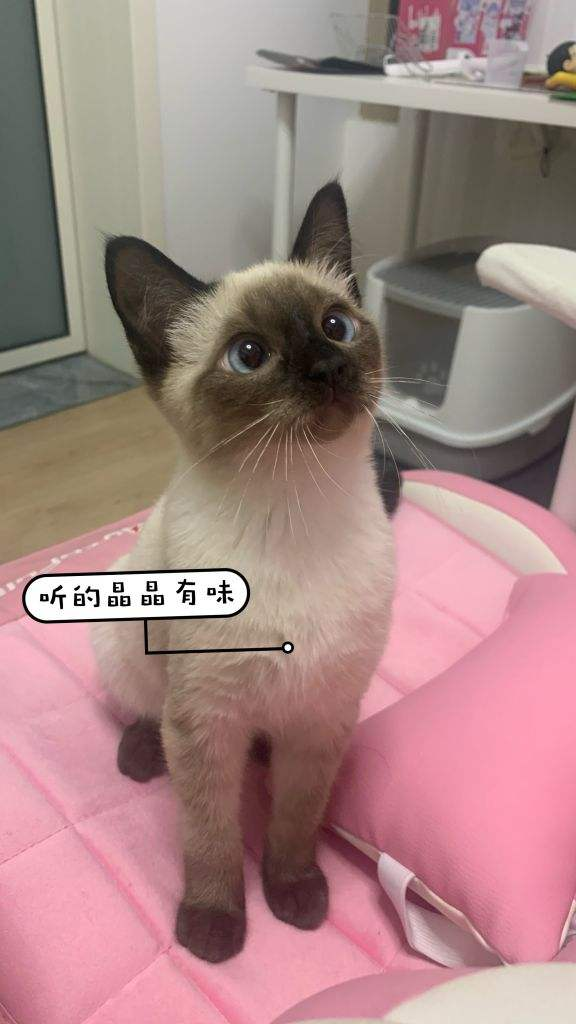
#> input picture cat.jpeg, 576 x 1024 px, found by its file name
$ python '深浅拷贝.py'
#> lines starting #> are read from the running program, lines starting #| are printed output that depends on the picture; after the words box and inside, x2 and y2 are one past the last pixel; in counts of white or black regions, pixels touching at a corner belong together
# @Time: 2022/12/22 13:43
# @File: 深浅拷贝.py
'''
浅拷贝，修改后源文件也会被修改
'''
import cv2
import numpy as np
img = cv2.imread(r'D:\xzc\python\opencv\cat.jpeg')
#> img is the input picture: shape (1024, 576, 3); mean B, G, R 131.9, 133.2, 164.9
img1 = img.view()
img2 = img.copy()
print(img[10,10])
#| [104 109 100]
img[10:100,10:100] = [0,0,255]
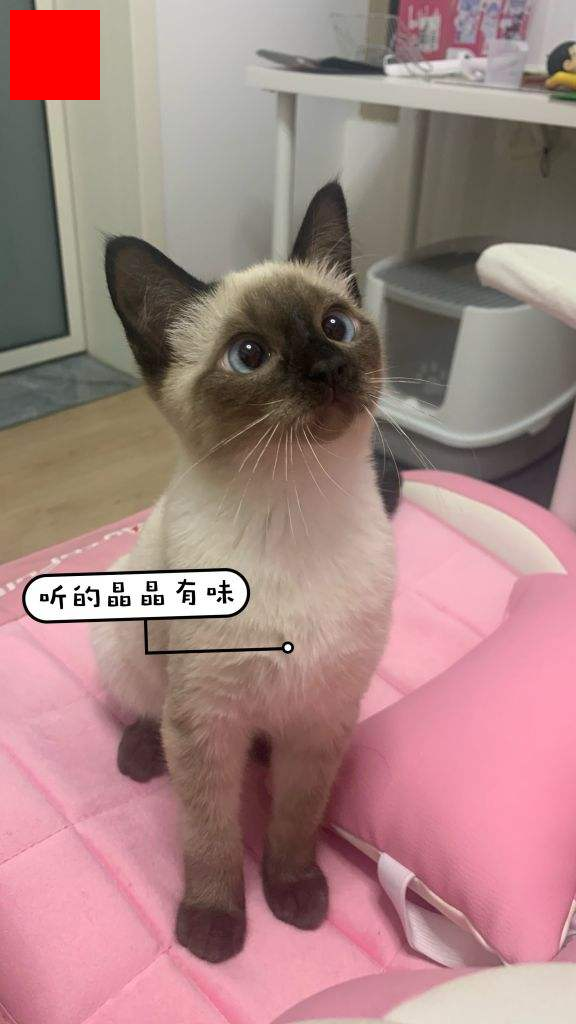
#> img: shape (1024, 576, 3); 1.37% of pixels changed, all inside (x1, y1, x2, y2) = (10, 10, 100, 100)

print(img.shape)
#| (1024, 576, 3)
print(img.size)
#| 1769472
print(img.dtype)
#| uint8

cv2.imshow('show', np.hstack((img,img1,img2)))
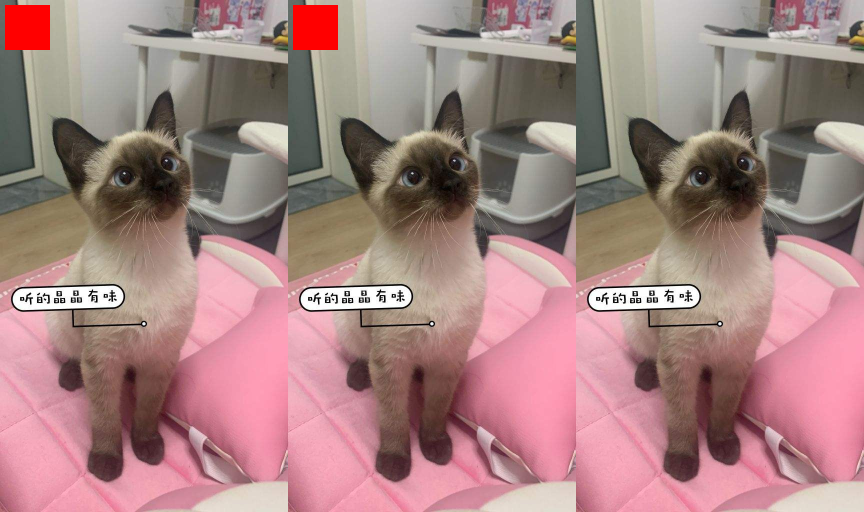
#> window 'show': shape (1024, 1728, 3) (shown at 1/2 size); mean B, G, R 130.6, 131.8, 165.9
cv2.waitKey(0)
#> (the run stopped early here; a loop or call above may not have finished)
